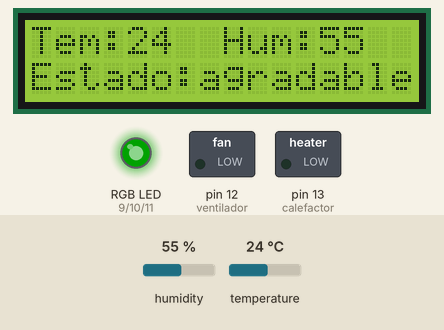
Recording of a sketch running on a simulated Arduino Uno, built with avr-gcc and run on an emulated ATmega328P. Parts: 16×2 character LCD, switched loads named in the sketch (green lamp = pin HIGH), an RGB LED mixed from three pins (HIGH = lit). Inputs (shaded band) come from the test bench; at power-on: temperature 24 °C, humidity 55 %. Dim RGB values are drawn brighter than linear; what the sketch prints to the serial monitor is not drawn.

Above: at 5.5 s.
5.6 s: temperature set to 16 °C
11.5 s: temperature set to 13 °C
At 11.87 s:
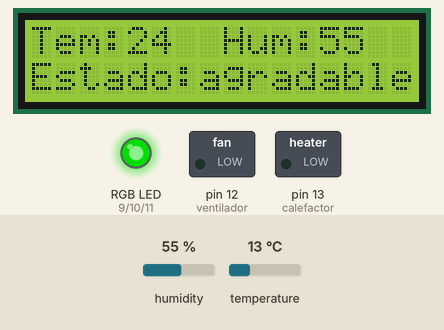
17.5 s: temperature set to 28 °C
At 19.95 s:
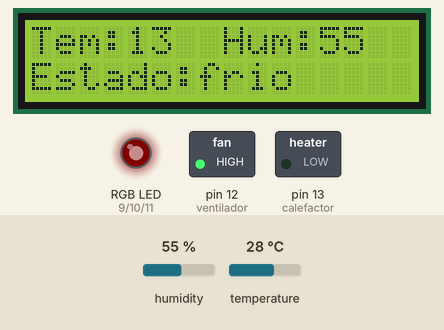
23.4 s: temperature set to 25 °C
At 24.88 s:
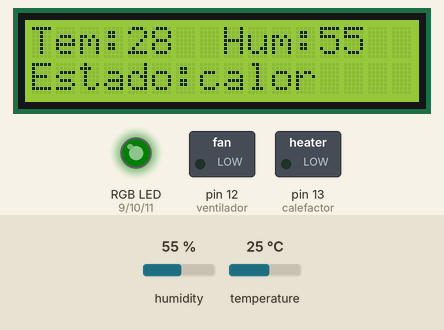
29.3 s: humidity set to 22 %
At 35.67 s:
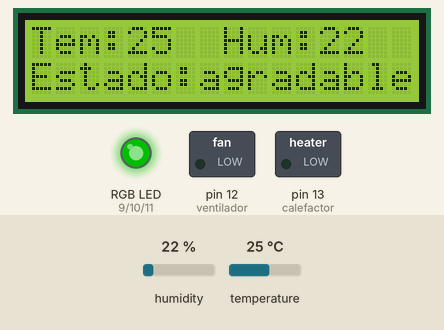
36.0 s: temperature set to 12 °C
At 37.18 s:
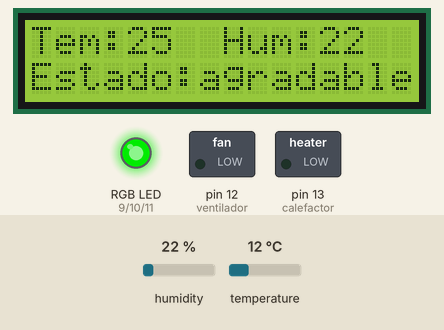
Timing chart, 0 to 47.6 s (numbered marks = the images above; inputs shaded):
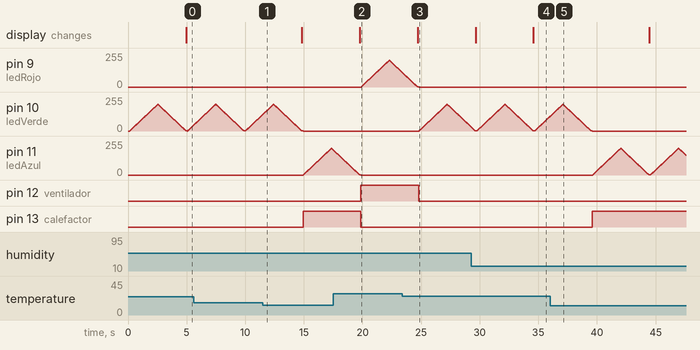

The sketch:

probando_relays_sensort_lec_led.ino
```cpp
#include <LiquidCrystal_I2C.h>
//lcd verde funciona con direccion (0x27,16,2)
//lcd azul funciona con direccion

int ledRojo=9;
int ledVerde=10;
int ledAzul=11;
int i;
int ventilador=12;
int calefactor=13;


String estado="base";

 LiquidCrystal_I2C lcd(0x27,16,2) ; // si no te sale con esta direccion  puedes usar (0x3f,16,2) || (0x27,16,2)  ||(0x20,16,2)
//LIBRERIA PARA USAR EL SENSOR DE TEMPERATURA
#include "DHT.h"

//definir que se usara el pin 2 para esto
#define DHTPIN 2

//definir el tipo de sensor
#define DHTTYPE DHT11

//inicializar sensor
DHT dht(DHTPIN, DHTTYPE);

void setup(){
  Serial.begin(9600);
  dht.begin();

  //pin del led
  pinMode(ledRojo,OUTPUT );
  pinMode(ledVerde,OUTPUT );
  pinMode(ledAzul,OUTPUT );

  //pin de ventilador y calefcator
  pinMode(ventilador,OUTPUT );
  pinMode(calefactor,OUTPUT );


  lcd.init();
  lcd.backlight();
  lcd.clear();
  lcd.setCursor(0,0);
  lcd.print("Tem:00 ");
  lcd.setCursor (8,0);
  lcd.print("Hum:00 ");
  lcd.setCursor(0,1);
  lcd.print("Estado: ");

}

void loop(){
  //delay(5000);
  float h = dht.readHumidity();
  float t = dht.readTemperature();
  float f = dht.readTemperature(true);

/*
  //solo para prueba activar cada relay por 3 segundos
  digitalWrite(ventilador,1);
  delay(3*1000);
  digitalWrite(ventilador,0);
  digitalWrite(calefactor,1);
  delay(3*1000);
  digitalWrite(calefactor,0);
  */

  //mostrar datos por serial
  Serial.println("---------------------------------------------");
  Serial.print("temperatura: ");
  Serial.println(t);
  Serial.print("humedad: ");
  Serial.println(h);


  if ( isnan(h) || isnan(t) ){
    Serial.println("error de lectura");
    return;
  }
  else{

    //temperatura normal agradable de 15 a 26 grados
    if(t>=15 && t<=26 ){
      //se desactiva ventilador y calefactor
        digitalWrite(calefactor,0);
        digitalWrite(ventilador,0);

      estado="agradable";
      for(i=0;i<=200;i++){
        analogWrite(ledAzul ,0 );
        analogWrite(ledRojo ,0);
        analogWrite(ledVerde ,i);
        delay(12);
       }
      for(i=200;i>0;i--){
        analogWrite(ledAzul ,0 );
        analogWrite(ledRojo ,0);
        analogWrite(ledVerde ,i);
        delay(12);
       }

    }

    //temperatura calor (rojo)
    if(t>26){
        //se activa el ventilador se apaga calefactor
        digitalWrite(calefactor,0);
        digitalWrite(ventilador,1);

       estado="calor    ";
       for(i=0;i<=200;i++){
        analogWrite(ledAzul ,0 );
        analogWrite(ledRojo ,i);
        analogWrite(ledVerde ,0);
        delay(12);
       }
      for(i=200;i>0;i--){
        analogWrite(ledAzul ,0 );
        analogWrite(ledRojo ,i);
        analogWrite(ledVerde ,0);
        delay(12);
       }
    }

    //temperatura fria (azul)
    if(t<15){
        //se desactiva ventilador se activa calefactor
        digitalWrite(calefactor,1);
        digitalWrite(ventilador,0);
        estado="frio     ";
        for(i=0;i<=200;i++){
        analogWrite(ledAzul ,i );
        analogWrite(ledRojo ,0);
        analogWrite(ledVerde ,0);
        delay(12);
       }
      for(i=200;i>0;i--){
        analogWrite(ledAzul ,i);
        analogWrite(ledRojo ,0);
        analogWrite(ledVerde ,0);
        delay(12);
       }
    }
  }


  //mostrar datos por lcd
  lcd.setCursor(4,0);
  lcd.print(int(t));
  lcd.setCursor (12,0);
  lcd.print(int(h));
  lcd.display();
  lcd.setCursor(7,1);
  lcd.print(estado);


  //calcular sensacion termica
  float st = dht.computeHeatIndex(t,h,false);
  Serial.print("Sensacion termica : ");
  Serial.println(st);
  Serial.println("---------------------------------------------");


}
```

Measured:
- the behaviour switches between 15 and 14 °C on temperature (found by bisection; images 0 and 1)
- the behaviour switches between 27 and 26 °C on temperature (found by bisection; images 2 and 3)
- after the input at 11.5 s, pin 10 (ledVerde): goes on until 14.9 s, then stays 0/255; pin 11 (ledAzul): rises from 0/255 to 200/255 in 2.4 s, then falls to 189/255 in 0.14 s; pin 13 (calefactor): LOW → HIGH after 3.4 s
- after the input at 17.5 s, pin 9 (ledRojo): rises from 0/255 to 200/255 in 2.4 s, then falls to 109/255 in 1.1 s; pin 11 (ledAzul): goes on until 19.9 s, then stays 0/255; pin 12 (ventilador): LOW → HIGH after 2.4 s; pin 13 (calefactor): HIGH → LOW after 2.4 s
- after the input at 23.4 s, pin 9 (ledRojo): goes on until 24.8 s, then stays 0/255; pin 10 (ledVerde): rises from 0/255 to 200/255 in 2.4 s, then falls to 28/255 in 2.1 s; pin 12 (ventilador): HIGH → LOW after 1.4 s
- after the input at 29.3 s, the display: first differs from a run without the input after 5.3 s (image 4)
